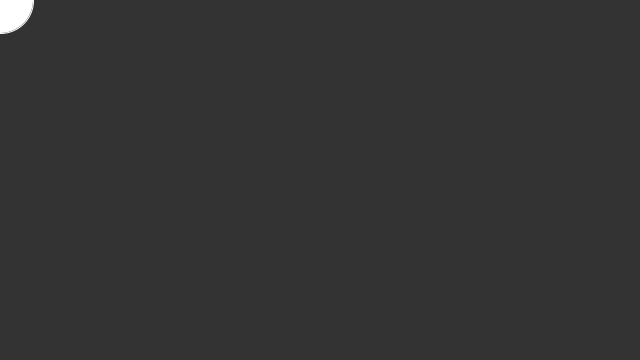
Frame 1 (no input)
Frame 60 (the mouse pressed at the canvas centre just before this capture): identical to frame 1, image omitted
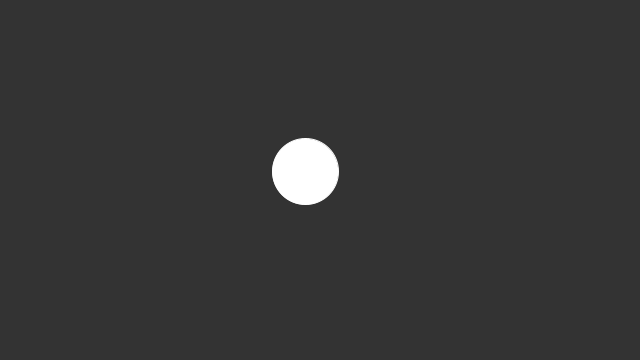
Frame 120 (the mouse held since frame 60 and released just before this capture)

The Processing sketch that drew these frames (run headless with seeded random() and noise(); from frame 60 on, the mouse is pressed at the canvas centre):

// Processing sketch: linearinterpolate
// ── linearinterpolate.pde
// Linear Interpolation

float x;
float y;

float linterp(float x, float pos, float fraction){
  return (1- fraction)*pos + fraction * x;
}

void setup() {
  size(640, 360); 
  noStroke();  
}

void draw() { 
  background(51);
  
  x = linterp(x, mouseX, 0.95);
  y = linterp(y, mouseY, 0.95);
  
  fill(255);
  stroke(255);
  ellipse(x, y, 66, 66);
}
